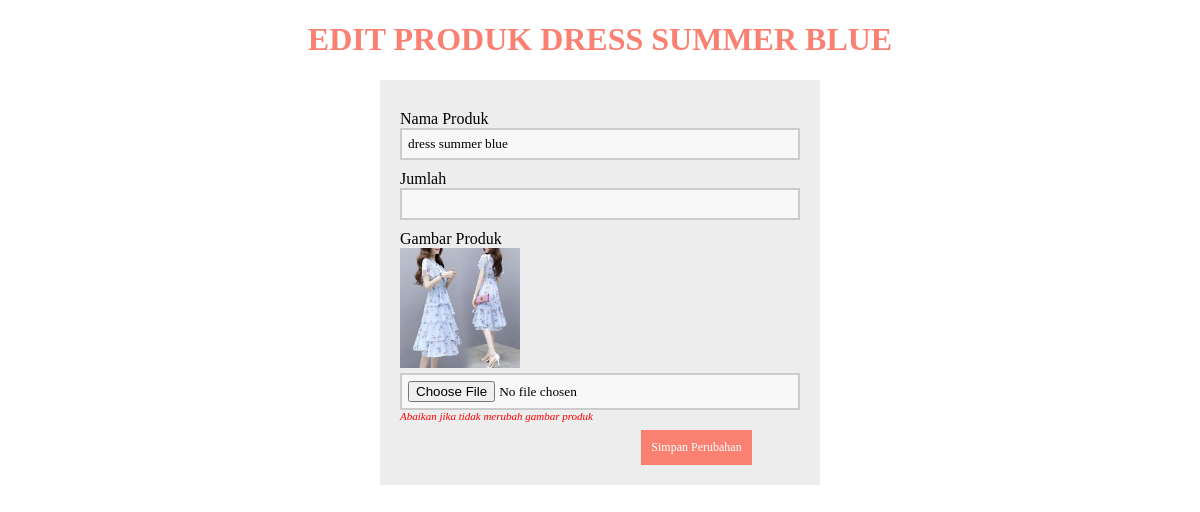
The app's page /edit.php?kodebarang=8 with its own data.
### tables this page shows
CREATE TABLE `product` (
  `kodebarang` int(11) NOT NULL,
  `namabarang` varchar(255) NOT NULL,
  `harga` int(11) NOT NULL,
  `gambar` varchar(255) NOT NULL
);

### edit.php (the view, shortened to what this page needs)
<?php
include 'function.php';
  if (isset($_GET['kodebarang'])) {
    $id = ($_GET["kodebarang"]);
    $query = "SELECT * FROM product WHERE kodebarang='$id'";
    $result = mysqli_query($function, $query);
    $data = mysqli_fetch_assoc($result);
  } else {
    echo "<script>alert('Masukkan data id.');window.location='index.php';</script>";
  }
  ?>
<!DOCTYPE html>
<html>
  <head>
  </head>
  <body>
      <center>
        <h1>Edit Produk <?php echo $data['namabarang']; ?></h1>
      <center>
      <form method="POST" action="prosesedit.php" enctype="multipart/form-data" >
      <section class="base">
        <div>
          <label>Nama Produk</label>
          <input type="text" name="namabarang" value="<?php echo $data['namabarang']; ?>" autofocus="" required="" />
        </div>
        <div>
        <div>
          <label>Jumlah</label>
         <input type="text" name="jumlah" required="" value="<?php echo $data['jumlah']; ?>"/>
        </div>
        <div>
          <label>Gambar Produk</label>
          <img src="gambar/<?php echo $data['gambar']; ?>" style="width: 120px;float: left;margin-bottom: 5px;">
          <input type="file" name="gambar" />
          <i style="float: left;font-size: 11px;color: red">Abaikan jika tidak merubah gambar produk</i>
        </div>
        <div>
         <button type="submit">Simpan Perubahan</button>
        </div>
        </section>
      </form>
  </body>
</html>

### edit.php (style rules this page uses)
* { font-family: "Trebuchet MS"; }
h1 { text-transform: uppercase; color: salmon; }
button { background-color: salmon; color: #fff; padding: 10px; text-decoration: none; font-size: 12px; border: 0px; margin-top: 20px; }
label { margin-top: 10px; float: left; text-align: left; width: 100%; }
input { padding: 6px; width: 100%; box-sizing: border-box; background: #f8f8f8; border: 2px solid #ccc; outline-color: salmon; }
div { width: 100%; height: auto; }
.base { width: 400px; height: auto; padding: 20px; margin-left: auto; margin-right: auto; background: #ededed; }

### records on screen
product: namabarang "DRESS SUMMER BLUE", namabarang "dress summer blue", gambar (picture)
